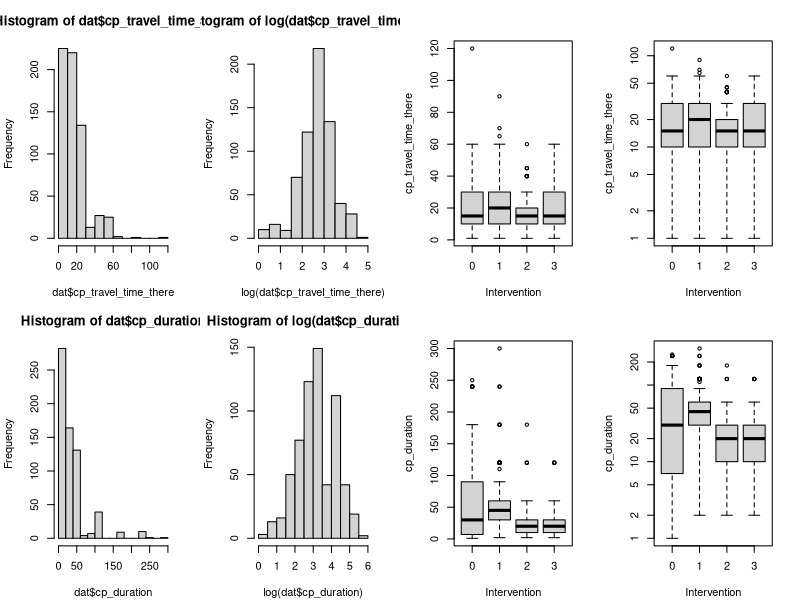
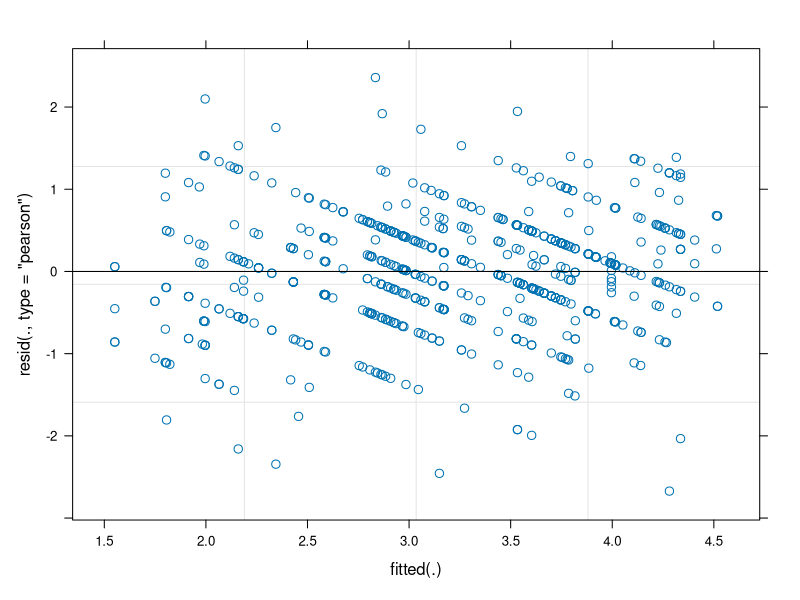
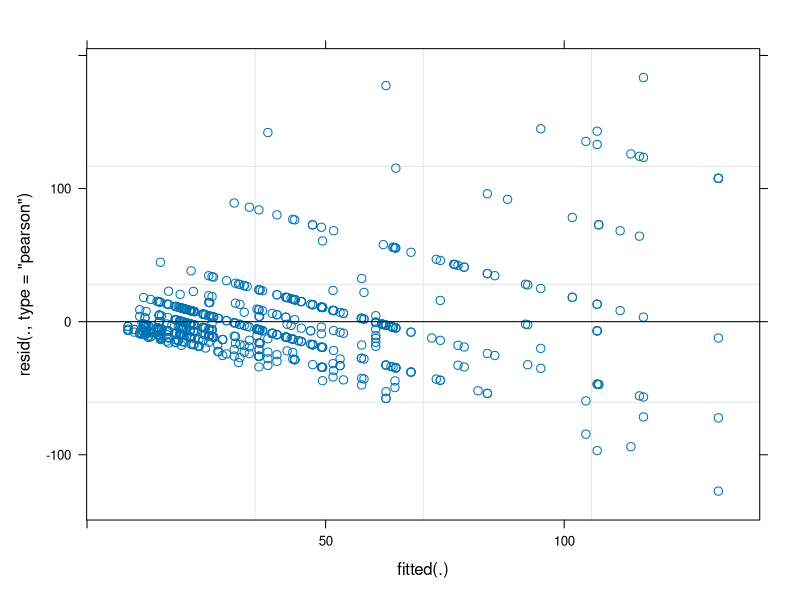
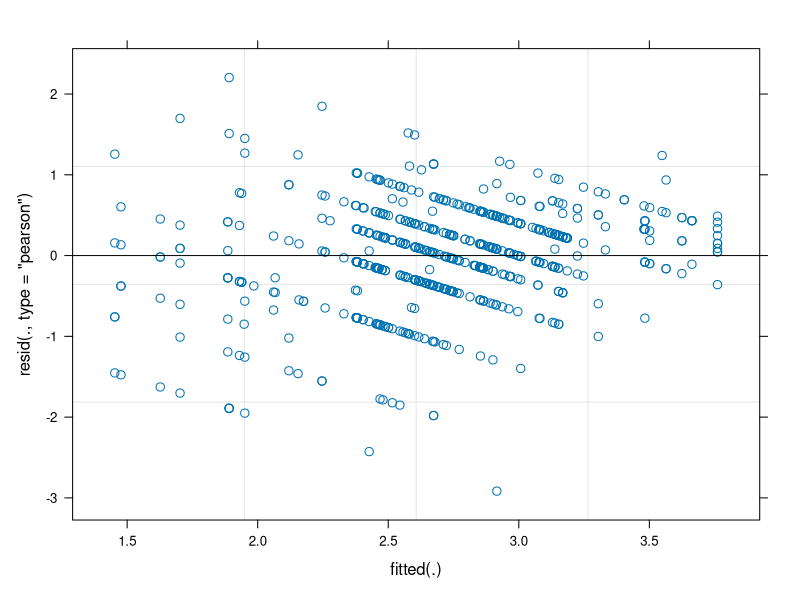
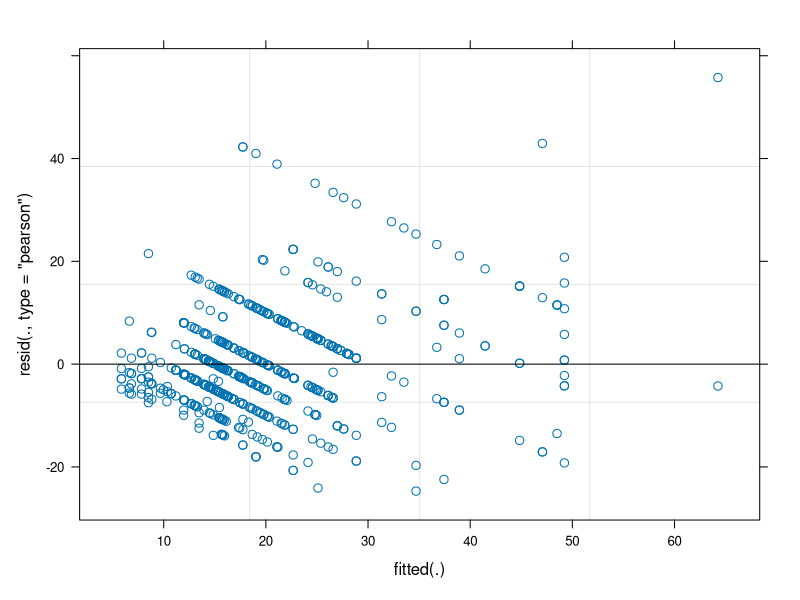

The R source for these figures, in order:
rm(list=ls())
library(lme4)
library(lmerTest)

#' Load and tidy up data
dat <- read.csv("Time_Analysis_coded.csv")
head(dat)
tail(dat)

#' Any NAs?
sum(is.na(dat))

#' Create factors
dat$household_ID <- factor(dat$household_ID)
dat$district <- factor(dat$district)
dat$ward <- factor(dat$ward)
dat$village <- factor(dat$village)
dat$subvillage <- factor(dat$subvillage)
dat$Intervention <- factor(dat$Intervention)


#' Check design
table(dat$district)
table(dat$district, dat$ward)
table(dat$district, dat$Intervention)
table(dat$district, dat$campaign_type)

#' Check each row is a unique HH
length(dat$household_ID)
length(unique(dat$household_ID))

#' Check villages are uniquely labelled
table(rowSums(table(dat$village, dat$ward) > 0))
#' ...no re-use of village labels across wards.  

#' Check sub-villages are uniquely labelled
table(rowSums(table(dat$subvillage, dat$village) > 0))
#' ...one subvillages label occurs in two villages. Which one?
rev(sort(rowSums(table(dat$subvillage, dat$village) > 0)))
#' ... it's number 43:
dat[dat$subvillage == "43", ]

#' I'll assume this is an error and create a unique ID for subvillages
dat$subvillage <- paste(dat$village, dat$subvillage, sep = "-")

#' How many observations at the lowest level (subvillage)
summary(c(table(dat$subvillage)))
#' mean is 5, range is 1-10.  

#' Response: time taken by owner to reach the vaccination point
summary(dat$cp_travel_time_there) # no zeroes, handy for log transformation
summary(dat$cp_duration) # no zeroes, handy for log transformation
tapply(dat$cp_travel_time_there, dat$Intervention, summary)
tapply(dat$cp_duration, dat$Intervention, summary)

old.par <- par(mfrow = c(2, 4), mar = c(4.1, 4.1, 3.1, 2.1))
hist(dat$cp_travel_time_there)
hist(log(dat$cp_travel_time_there))
plot(cp_travel_time_there ~ Intervention, data = dat)
plot(cp_travel_time_there ~ Intervention, data = dat, log = "y")
hist(dat$cp_duration)
hist(log(dat$cp_duration))
boxplot(cp_duration ~ Intervention, data = dat)
boxplot(cp_duration ~ Intervention, data = dat, log = "y")
par(old.par)

#' LMM with log transformed response should work - logged 
#' times look pretty normal within intervention groups.  

#' Create a logged response 
dat$cp_duration.log <- log(dat$cp_duration)

#' Fit model  
fit.dur.full <-
  lmer(cp_duration.log ~ Intervention + district + (1 | ward) + (1 | village) + (1 | subvillage), 
       data = dat)
#' Ideally district would be a random effect but there aren't enough levels, so we'll
#' fit it as a fixed effect, and drop it if it isn't significant.  

#' Methods: Variation in duration of ... between interventions was modelled using a 
#' linear mixed model (LMM) fitted using REML, where log_e(duration) was the 
#' response, intervention and district were categorical fixed effects, 
#' and nested random intercepts were fitted at the ward, village and subvillage levels. 
#' The response was log-transformed to meet the assumptions of 
#' homoscedasticity and normality of residuals, which were checked visually by plotting 
#' the residuals against the fitted values.

plot(fit.dur.full) 
#' ...looks fine. 
#' Compare with the untransformed outcome:
plot(refit(fit.dur.full, newresp = dat$cp_duration))
#' ...severe heteroscedasticity.  

#' Model stats:
summary(fit.dur.full)
#' ...fairly substantial random effect variances at every level.  

#' Test for differences between districts and interventions
drop1(fit.dur.full)
#' District is n.s. (P = 0.099) so drop it:
fit.dur <- update(fit.dur.full, ~ . - district)
#' Test intervention
drop1(fit.dur)
#' ...no difference (P = 0.38). However I guess we should keep intervention
#' in the model because we want to estimate mean duration in each arm?  


#' Methods: Differences between districts and intervention arms in mean of 
#' log_e duration of ... were tested using an F-test, where Satterthwaite's 
#' approximation to the denominator degrees of freedom was used.  

#' Predict from model. Can do this by fitting a "no intercept" version of the model:
fit.dur.ni <- update(fit.dur, ~ . -1)
summary(fit.dur.ni)

#' Make table of predictions
pred.data <- data.frame(Intervention = paste0("Intervention", (levels(dat$Intervention))))
pred.data

#' Add logged predictions
pred.data$log.dur <- fixef(fit.dur.ni)[pred.data$Intervention]
pred.data$se <- coef(summary(fit.dur.ni))[pred.data$Intervention, "Std. Error"]
pred.data$df <- coef(summary(fit.dur.ni))[pred.data$Intervention, "df"] 
pred.data$log.ci.lower <- pred.data$log.dur - pred.data$se * qt(0.975, df = pred.data$df)
pred.data$log.ci.upper <- pred.data$log.dur + pred.data$se * qt(0.975, df = pred.data$df)
pred.data

#' Back-transform predictions.  
#' This requires correction for bias due to averaging over log-normal residual 
#' errors and random effects (Jensen's inequality).   
#' The back-transformation is exp(log.scale.mean + 0.5 * sum.of.variances)
sum.var <- sum(unlist(VarCorr(fit.dur))) + sigma(fit.dur)^2

#' So the simple method is biased:
exp(pred.data$log.dur)

#' This is unbiased:
pred.data$dur <- exp(pred.data$log.dur + 0.5 * sum.var)
pred.data$ci.lower <- exp(pred.data$log.ci.lower + 0.5 * sum.var)
pred.data$ci.upper <- exp(pred.data$log.ci.upper + 0.5 * sum.var)
pred.data

#' Methods: Wald 95% confidence intervals for mean duration within each intervention arm
#' were calculated in the lmerTest package (ref: citation("lmerTest")) 
#' using Satterthwaite's approximation to the t-distribution degrees of freedom. 
#' Back-transformation of mean duration of ... and its 95% confidence limits from the log
#' scale was adjusted for bias due to Jensen's inequality 
#' (ref: https://doi.org/10.1098/rsif.2017.0213).  


#' Out of interest, compare predicted means with raw means:
cbind(Pred = pred.data$dur, Raw = tapply(dat$cp_duration, dat$Intervention, mean))
#' ...some are quite different.  

#' Model-predicted means and 95% CIs:
pred.data[, c("Intervention", "dur", "ci.lower", "ci.upper")]
#' The 95% CIs are wide because there is substantial variation at the 
#' ward level so the effective sample size is closer to the number of wards per
#' intervention group than to the number of villages, SV, or HH

#' Create a logged response time to the central point
dat$cp_travel_time_there.log <- log(dat$cp_travel_time_there)

#' Fit model  
fit.dur.full <-
  lmer(cp_travel_time_there.log ~ Intervention + district + (1 | ward) + (1 | village) + (1 | subvillage), 
       data = dat)

plot(fit.dur.full) 
#' ...looks fine. 
#' Compare with the untransformed outcome:
plot(refit(fit.dur.full, newresp = dat$cp_travel_time_there))
#' ...severe heteroscedasticity.  

#' Model stats:
summary(fit.dur.full)
#' ...fairly substantial random effect variances at every level.  

#' Test for differences between districts and interventions
drop1(fit.dur.full)
#' District is n.s. (P = 0.099) so drop it:
fit.dur <- update(fit.dur.full, ~ . - district)
#' Test intervention
drop1(fit.dur)
#' ...no difference (P = 0.38). However I guess we should keep intervention
#' in the model because we want to estimate mean duration in each arm?  


#' Methods: Differences between districts and intervention arms in mean of 
#' log_e duration of ... were tested using an F-test, where Satterthwaite's 
#' approximation to the denominator degrees of freedom was used.  

#' Predict from model. Can do this by fitting a "no intercept" version of the model:
fit.dur.ni <- update(fit.dur, ~ . -1)
summary(fit.dur.ni)

#' Make table of predictions
pred.data <- data.frame(Intervention = paste0("Intervention", (levels(dat$Intervention))))
pred.data

#' Add logged predictions
pred.data$log.dur <- fixef(fit.dur.ni)[pred.data$Intervention]
pred.data$se <- coef(summary(fit.dur.ni))[pred.data$Intervention, "Std. Error"]
pred.data$df <- coef(summary(fit.dur.ni))[pred.data$Intervention, "df"] 
pred.data$log.ci.lower <- pred.data$log.dur - pred.data$se * qt(0.975, df = pred.data$df)
pred.data$log.ci.upper <- pred.data$log.dur + pred.data$se * qt(0.975, df = pred.data$df)
pred.data

#' Back-transform predictions.  
#' This requires correction for bias due to averaging over log-normal residual 
#' errors and random effects (Jensen's inequality).   
#' The back-transformation is exp(log.scale.mean + 0.5 * sum.of.variances)
sum.var <- sum(unlist(VarCorr(fit.dur))) + sigma(fit.dur)^2

#' So the simple method is biased:
exp(pred.data$log.dur)

#' This is unbiased:
pred.data$dur <- exp(pred.data$log.dur + 0.5 * sum.var)
pred.data$ci.lower <- exp(pred.data$log.ci.lower + 0.5 * sum.var)
pred.data$ci.upper <- exp(pred.data$log.ci.upper + 0.5 * sum.var)
pred.data
